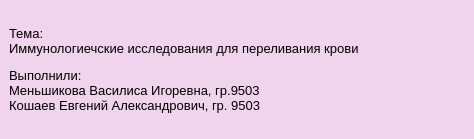
<?xml version="1.0" encoding="UTF-8"?>
<ui version="4.0">
 <class>MainWindow</class>
 <widget class="QMainWindow" name="MainWindow">
  <property name="geometry">
   <rect>
    <x>0</x>
    <y>0</y>
    <width>474</width>
    <height>139</height>
   </rect>
  </property>
  <property name="palette">
   <palette>
    <active>
     <colorrole role="WindowText">
      <brush brushstyle="SolidPattern">
       <color alpha="255">
        <red>0</red>
        <green>0</green>
        <blue>0</blue>
       </color>
      </brush>
     </colorrole>
     <colorrole role="Button">
      <brush brushstyle="SolidPattern">
       <color alpha="255">
        <red>240</red>
        <green>211</green>
        <blue>237</blue>
       </color>
      </brush>
     </colorrole>
     <colorrole role="Light">
      <brush brushstyle="SolidPattern">
       <color alpha="255">
        <red>255</red>
        <green>255</green>
        <blue>255</blue>
       </color>
      </brush>
     </colorrole>
     <colorrole role="Midlight">
      <brush brushstyle="SolidPattern">
       <color alpha="255">
        <red>247</red>
        <green>233</green>
        <blue>246</blue>
       </color>
      </brush>
     </colorrole>
     <colorrole role="Dark">
      <brush brushstyle="SolidPattern">
       <color alpha="255">
        <red>120</red>
        <green>105</green>
        <blue>118</blue>
       </color>
      </brush>
     </colorrole>
     <colorrole role="Mid">
      <brush brushstyle="SolidPattern">
       <color alpha="255">
        <red>160</red>
        <green>141</green>
        <blue>158</blue>
       </color>
      </brush>
     </colorrole>
     <colorrole role="Text">
      <brush brushstyle="SolidPattern">
       <color alpha="255">
        <red>0</red>
        <green>0</green>
        <blue>0</blue>
       </color>
      </brush>
     </colorrole>
     <colorrole role="BrightText">
      <brush brushstyle="SolidPattern">
       <color alpha="255">
        <red>255</red>
        <green>255</green>
        <blue>255</blue>
       </color>
      </brush>
     </colorrole>
     <colorrole role="ButtonText">
      <brush brushstyle="SolidPattern">
       <color alpha="255">
        <red>0</red>
        <green>0</green>
        <blue>0</blue>
       </color>
      </brush>
     </colorrole>
     <colorrole role="Base">
      <brush brushstyle="SolidPattern">
       <color alpha="255">
        <red>255</red>
        <green>255</green>
        <blue>255</blue>
       </color>
      </brush>
     </colorrole>
     <colorrole role="Window">
      <brush brushstyle="SolidPattern">
       <color alpha="255">
        <red>240</red>
        <green>211</green>
        <blue>237</blue>
       </color>
      </brush>
     </colorrole>
     <colorrole role="Shadow">
      <brush brushstyle="SolidPattern">
       <color alpha="255">
        <red>0</red>
        <green>0</green>
        <blue>0</blue>
       </color>
      </brush>
     </colorrole>
     <colorrole role="AlternateBase">
      <brush brushstyle="SolidPattern">
       <color alpha="255">
        <red>247</red>
        <green>233</green>
        <blue>246</blue>
       </color>
      </brush>
     </colorrole>
     <colorrole role="ToolTipBase">
      <brush brushstyle="SolidPattern">
       <color alpha="255">
        <red>255</red>
        <green>255</green>
        <blue>220</blue>
       </color>
      </brush>
     </colorrole>
     <colorrole role="ToolTipText">
      <brush brushstyle="SolidPattern">
       <color alpha="255">
        <red>0</red>
        <green>0</green>
        <blue>0</blue>
       </color>
      </brush>
     </colorrole>
     <colorrole role="PlaceholderText">
      <brush brushstyle="SolidPattern">
       <color alpha="128">
        <red>0</red>
        <green>0</green>
        <blue>0</blue>
       </color>
      </brush>
     </colorrole>
    </active>
    <inactive>
     <colorrole role="WindowText">
      <brush brushstyle="SolidPattern">
       <color alpha="255">
        <red>0</red>
        <green>0</green>
        <blue>0</blue>
       </color>
      </brush>
     </colorrole>
     <colorrole role="Button">
      <brush brushstyle="SolidPattern">
       <color alpha="255">
        <red>240</red>
        <green>211</green>
        <blue>237</blue>
       </color>
      </brush>
     </colorrole>
     <colorrole role="Light">
      <brush brushstyle="SolidPattern">
       <color alpha="255">
        <red>255</red>
        <green>255</green>
        <blue>255</blue>
       </color>
      </brush>
     </colorrole>
     <colorrole role="Midlight">
      <brush brushstyle="SolidPattern">
       <color alpha="255">
        <red>247</red>
        <green>233</green>
        <blue>246</blue>
       </color>
      </brush>
     </colorrole>
     <colorrole role="Dark">
      <brush brushstyle="SolidPattern">
       <color alpha="255">
        <red>120</red>
        <green>105</green>
        <blue>118</blue>
       </color>
      </brush>
     </colorrole>
     <colorrole role="Mid">
      <brush brushstyle="SolidPattern">
       <color alpha="255">
        <red>160</red>
        <green>141</green>
        <blue>158</blue>
       </color>
      </brush>
     </colorrole>
     <colorrole role="Text">
      <brush brushstyle="SolidPattern">
       <color alpha="255">
        <red>0</red>
        <green>0</green>
        <blue>0</blue>
       </color>
      </brush>
     </colorrole>
     <colorrole role="BrightText">
      <brush brushstyle="SolidPattern">
       <color alpha="255">
        <red>255</red>
        <green>255</green>
        <blue>255</blue>
       </color>
      </brush>
     </colorrole>
     <colorrole role="ButtonText">
      <brush brushstyle="SolidPattern">
       <color alpha="255">
        <red>0</red>
        <green>0</green>
        <blue>0</blue>
       </color>
      </brush>
     </colorrole>
     <colorrole role="Base">
      <brush brushstyle="SolidPattern">
       <color alpha="255">
        <red>255</red>
        <green>255</green>
        <blue>255</blue>
       </color>
      </brush>
     </colorrole>
     <colorrole role="Window">
      <brush brushstyle="SolidPattern">
       <color alpha="255">
        <red>240</red>
        <green>211</green>
        <blue>237</blue>
       </color>
      </brush>
     </colorrole>
     <colorrole role="Shadow">
      <brush brushstyle="SolidPattern">
       <color alpha="255">
        <red>0</red>
        <green>0</green>
        <blue>0</blue>
       </color>
      </brush>
     </colorrole>
     <colorrole role="AlternateBase">
      <brush brushstyle="SolidPattern">
       <color alpha="255">
        <red>247</red>
        <green>233</green>
        <blue>246</blue>
       </color>
      </brush>
     </colorrole>
     <colorrole role="ToolTipBase">
      <brush brushstyle="SolidPattern">
       <color alpha="255">
        <red>255</red>
        <green>255</green>
        <blue>220</blue>
       </color>
      </brush>
     </colorrole>
     <colorrole role="ToolTipText">
      <brush brushstyle="SolidPattern">
       <color alpha="255">
        <red>0</red>
        <green>0</green>
        <blue>0</blue>
       </color>
      </brush>
     </colorrole>
     <colorrole role="PlaceholderText">
      <brush brushstyle="SolidPattern">
       <color alpha="128">
        <red>0</red>
        <green>0</green>
        <blue>0</blue>
       </color>
      </brush>
     </colorrole>
    </inactive>
    <disabled>
     <colorrole role="WindowText">
      <brush brushstyle="SolidPattern">
       <color alpha="255">
        <red>120</red>
        <green>105</green>
        <blue>118</blue>
       </color>
      </brush>
     </colorrole>
     <colorrole role="Button">
      <brush brushstyle="SolidPattern">
       <color alpha="255">
        <red>240</red>
        <green>211</green>
        <blue>237</blue>
       </color>
      </brush>
     </colorrole>
     <colorrole role="Light">
      <brush brushstyle="SolidPattern">
       <color alpha="255">
        <red>255</red>
        <green>255</green>
        <blue>255</blue>
       </color>
      </brush>
     </colorrole>
     <colorrole role="Midlight">
      <brush brushstyle="SolidPattern">
       <color alpha="255">
        <red>247</red>
        <green>233</green>
        <blue>246</blue>
       </color>
      </brush>
     </colorrole>
     <colorrole role="Dark">
      <brush brushstyle="SolidPattern">
       <color alpha="255">
        <red>120</red>
        <green>105</green>
        <blue>118</blue>
       </color>
      </brush>
     </colorrole>
     <colorrole role="Mid">
      <brush brushstyle="SolidPattern">
       <color alpha="255">
        <red>160</red>
        <green>141</green>
        <blue>158</blue>
       </color>
      </brush>
     </colorrole>
     <colorrole role="Text">
      <brush brushstyle="SolidPattern">
       <color alpha="255">
        <red>120</red>
        <green>105</green>
        <blue>118</blue>
       </color>
      </brush>
     </colorrole>
     <colorrole role="BrightText">
      <brush brushstyle="SolidPattern">
       <color alpha="255">
        <red>255</red>
        <green>255</green>
        <blue>255</blue>
       </color>
      </brush>
     </colorrole>
     <colorrole role="ButtonText">
      <brush brushstyle="SolidPattern">
       <color alpha="255">
        <red>120</red>
        <green>105</green>
        <blue>118</blue>
       </color>
      </brush>
     </colorrole>
     <colorrole role="Base">
      <brush brushstyle="SolidPattern">
       <color alpha="255">
        <red>240</red>
        <green>211</green>
        <blue>237</blue>
       </color>
      </brush>
     </colorrole>
     <colorrole role="Window">
      <brush brushstyle="SolidPattern">
       <color alpha="255">
        <red>240</red>
        <green>211</green>
        <blue>237</blue>
       </color>
      </brush>
     </colorrole>
     <colorrole role="Shadow">
      <brush brushstyle="SolidPattern">
       <color alpha="255">
        <red>0</red>
        <green>0</green>
        <blue>0</blue>
       </color>
      </brush>
     </colorrole>
     <colorrole role="AlternateBase">
      <brush brushstyle="SolidPattern">
       <color alpha="255">
        <red>240</red>
        <green>211</green>
        <blue>237</blue>
       </color>
      </brush>
     </colorrole>
     <colorrole role="ToolTipBase">
      <brush brushstyle="SolidPattern">
       <color alpha="255">
        <red>255</red>
        <green>255</green>
        <blue>220</blue>
       </color>
      </brush>
     </colorrole>
     <colorrole role="ToolTipText">
      <brush brushstyle="SolidPattern">
       <color alpha="255">
        <red>0</red>
        <green>0</green>
        <blue>0</blue>
       </color>
      </brush>
     </colorrole>
     <colorrole role="PlaceholderText">
      <brush brushstyle="SolidPattern">
       <color alpha="128">
        <red>0</red>
        <green>0</green>
        <blue>0</blue>
       </color>
      </brush>
     </colorrole>
    </disabled>
   </palette>
  </property>
  <property name="windowTitle">
   <string>Справка</string>
  </property>
  <widget class="QWidget" name="centralwidget">
   <layout class="QVBoxLayout" name="verticalLayout">
    <item>
     <widget class="QLabel" name="label">
      <property name="font">
       <font>
        <pointsize>10</pointsize>
       </font>
      </property>
      <property name="text">
       <string>&lt;html&gt;&lt;head/&gt;&lt;body&gt;&lt;p&gt;Тема: &lt;br/&gt;Иммунологиечские исследования для переливания крови&lt;/p&gt;&lt;p&gt;Выполнили: &lt;br/&gt;Меньшикова Василиса Игоревна, гр.9503&lt;br/&gt;Кошаев Евгений Александрович, гр. 9503&lt;/p&gt;&lt;/body&gt;&lt;/html&gt;</string>
      </property>
     </widget>
    </item>
   </layout>
  </widget>
 </widget>
 <resources/>
 <connections/>
</ui>
